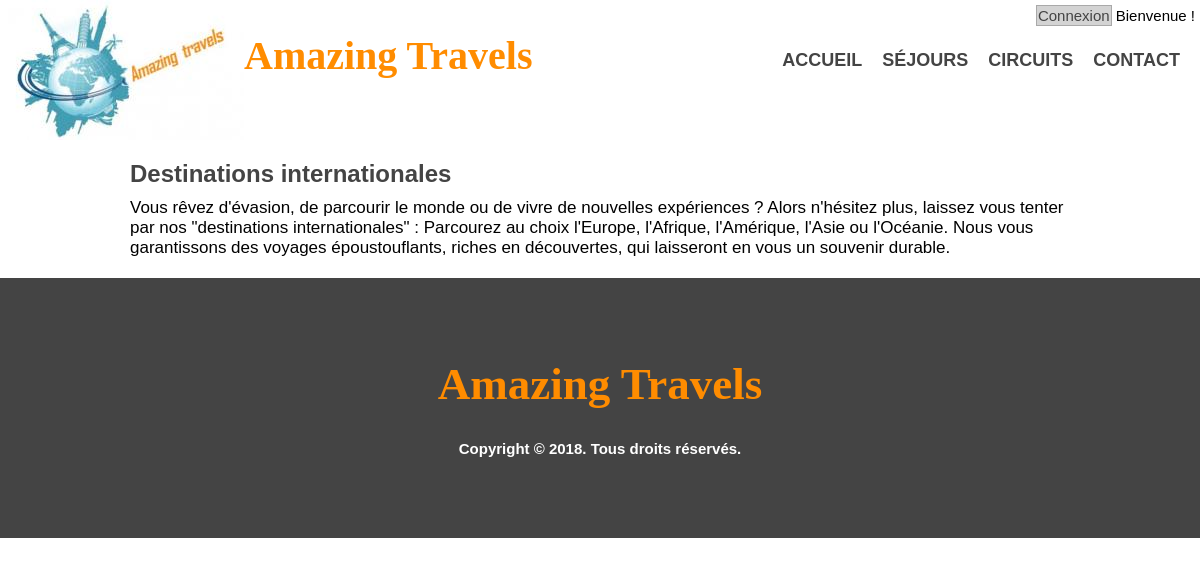
The app's page /sejour_monde.php with its own data.
### tables this page shows
CREATE TABLE `article` (
  `id` int(4) NOT NULL,
  `category` int(3) NOT NULL,
  `content` text NOT NULL,
  `image` varchar(255) NOT NULL,
  `title` varchar(100) NOT NULL,
  `description` varchar(300) NOT NULL,
  `last_author` int(4) NOT NULL,
  `last_date` datetime NOT NULL DEFAULT CURRENT_TIMESTAMP
);

### sejour_monde.php (the view, shortened to what this page needs)
<!DOCTYPE html>
<html>
    <head>
        <link rel="stylesheet" href="css/style.css" type="text/css">
    </head>
    <body>
    <?php include ('menu.php');
        $db = Database::connect();
        $data = $db->query("
        SELECT article.*, category.* FROM article, category WHERE article.category = category.id AND article.title='Destinations internationales'
        ");
        $element = $data->fetch();
        ?>
    <article class='articles'>
        <section id=''>
            <div class='wrapper'>
                 <h3><?php echo $element['title']; ?></h3>
                <p>
                    <?php echo $element['content']; ?>
            	</p>
            </div>
        </section>
    </article>
    <?php include ('footer.php'); ?>
    </body>
</html>

### css/style.css (style rules this page uses)
* { margin:0px ; padding:0px ; }
body, html { height:100%; }
body { font-family:sans-serif,arial; font-size: 15px; }
h3 { color:#444; font-size: 24px; }
.wrapper { width:940px; margin:0 auto; padding:0 10px; }
.articles { margin:10px 0px; padding:10px; font-size:17px; }
.articles h3 { margin-bottom:10px; }

### records on screen
article: title "Destinations internationales", content "Vous rêvez d'évasion, de parcourir le monde ou de vivre de nouvelles expériences ? Alors n'hésitez plus, laissez vous tenter par nos \"destinations internationales\" : Parcourez au choix l'Europe, l'Afrique, l'Amérique, l'Asie ou l'Océanie. Nous vous garantissons des voyages époustouflants, riches en découvertes, qui laisseront en vous un souvenir durable."
